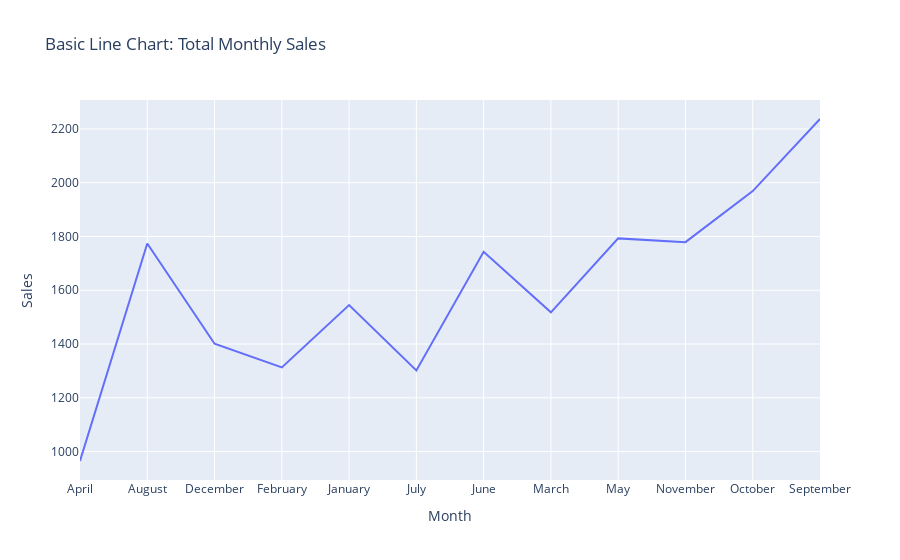

The code cell stored with this chart in its notebook:
### Code cell
# %%

# 3. BASIC LINE CHART
# A simple line chart showing sales over months (aggregate by month).
# First, we'll aggregate the data by month (summing across all categories).
df_monthly = df.groupby("Month", as_index=False)["Sales"].sum()

fig_basic = px.line(
    df_monthly,
    x="Month",
    y="Sales",
    title="Basic Line Chart: Total Monthly Sales"
)
fig_basic.show()

### Figure 1 — Plotly figure (JSON) as saved in the notebook; plotly's stock layout.template omitted (floating-point values rounded to 4 significant figures)
{"data": [{"hovertemplate": "Month=%{x}<br>Sales=%{y}<extra></extra>", "legendgroup": "", "line": {"color": "#636efa", "dash": "solid"}, "marker": {"symbol": "circle"}, "mode": "lines", "name": "", "orientation": "v", "showlegend": false, "type": "scatter", "x": ["April", "August", "December", "February", "January", "July", "June", "March", "May", "November", "October", "September"], "xaxis": "x", "y": [965, 1774, 1401, 1313, 1545, 1302, 1743, 1518, 1793, 1779, 1969, 2237], "yaxis": "y"}], "layout": {"legend": {"tracegroupgap": 0}, "title": {"text": "Basic Line Chart: Total Monthly Sales"}, "xaxis": {"anchor": "y", "domain": [0, 1], "title": {"text": "Month"}}, "yaxis": {"anchor": "x", "domain": [0, 1], "title": {"text": "Sales"}}}}
